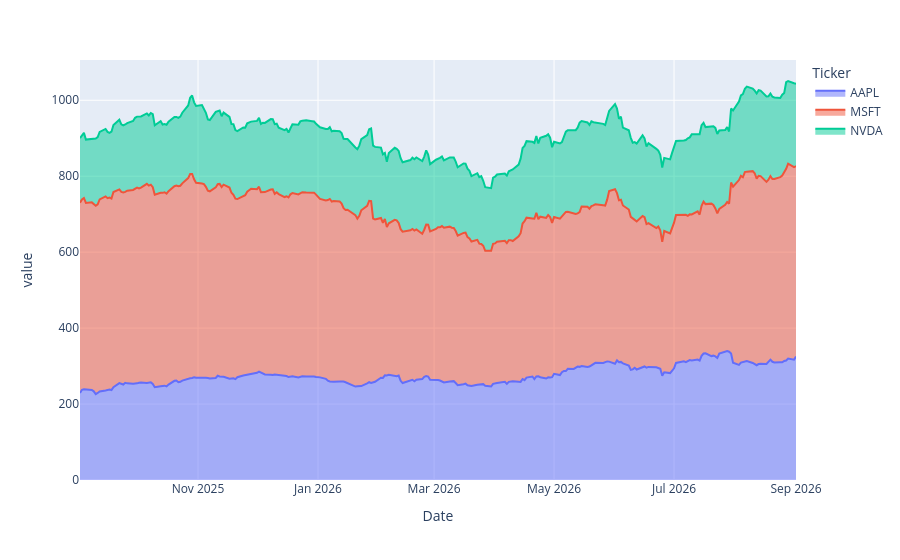

Notebook source saved alongside this figure:
### Code cell
%pip install nbformat
px.area(precios,)

### Figure 1 — Plotly figure (JSON) as saved in the notebook; plotly's stock layout.template omitted (floating-point values rounded to 4 significant figures; data arrays with more than 128 entries replaced by an {"elided": "..."} marker saying what was removed)
{"data": [{"fillpattern": {"shape": ""}, "hovertemplate": "Ticker=AAPL<br>Date=%{x}<br>value=%{y}<extra></extra>", "legendgroup": "AAPL", "line": {"color": "#636efa"}, "marker": {"symbol": "circle"}, "mode": "lines", "name": "AAPL", "orientation": "v", "showlegend": true, "stackgroup": "1", "type": "scatter", "x": {"elided": "252 str values"}, "xaxis": "x", "y": {"elided": "252 float values"}, "yaxis": "y"}, {"fillpattern": {"shape": ""}, "hovertemplate": "Ticker=MSFT<br>Date=%{x}<br>value=%{y}<extra></extra>", "legendgroup": "MSFT", "line": {"color": "#EF553B"}, "marker": {"symbol": "circle"}, "mode": "lines", "name": "MSFT", "orientation": "v", "showlegend": true, "stackgroup": "1", "type": "scatter", "x": {"elided": "252 str values"}, "xaxis": "x", "y": {"elided": "252 float values"}, "yaxis": "y"}, {"fillpattern": {"shape": ""}, "hovertemplate": "Ticker=NVDA<br>Date=%{x}<br>value=%{y}<extra></extra>", "legendgroup": "NVDA", "line": {"color": "#00cc96"}, "marker": {"symbol": "circle"}, "mode": "lines", "name": "NVDA", "orientation": "v", "showlegend": true, "stackgroup": "1", "type": "scatter", "x": {"elided": "252 str values"}, "xaxis": "x", "y": {"elided": "252 float values"}, "yaxis": "y"}], "layout": {"legend": {"title": {"text": "Ticker"}, "tracegroupgap": 0}, "margin": {"t": 60}, "xaxis": {"anchor": "y", "domain": [0, 1], "title": {"text": "Date"}}, "yaxis": {"anchor": "x", "domain": [0, 1], "title": {"text": "value"}}}}
